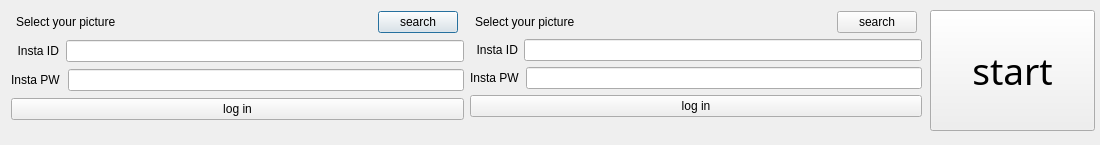
<?xml version="1.0" encoding="UTF-8"?>
<ui version="4.0">
 <class>Dialog</class>
 <widget class="QDialog" name="Dialog">
  <property name="geometry">
   <rect>
    <x>0</x>
    <y>0</y>
    <width>1100</width>
    <height>145</height>
   </rect>
  </property>
  <property name="sizePolicy">
   <sizepolicy hsizetype="Fixed" vsizetype="Fixed">
    <horstretch>0</horstretch>
    <verstretch>0</verstretch>
   </sizepolicy>
  </property>
  <property name="minimumSize">
   <size>
    <width>1100</width>
    <height>145</height>
   </size>
  </property>
  <property name="maximumSize">
   <size>
    <width>1100</width>
    <height>145</height>
   </size>
  </property>
  <property name="windowTitle">
   <string>Dialog</string>
  </property>
  <widget class="QWidget" name="layoutWidget">
   <property name="geometry">
    <rect>
     <x>11</x>
     <y>11</y>
     <width>911</width>
     <height>735</height>
    </rect>
   </property>
   <layout class="QHBoxLayout" name="horizontalLayout">
    <property name="bottomMargin">
     <number>100</number>
    </property>
    <item>
     <layout class="QHBoxLayout" name="player1_hori">
      <property name="spacing">
       <number>7</number>
      </property>
      <property name="bottomMargin">
       <number>0</number>
      </property>
      <item>
       <layout class="QVBoxLayout" name="player1_vert">
        <item>
         <layout class="QHBoxLayout" name="player1_picture_enroll">
          <item>
           <widget class="QLabel" name="player1_path">
            <property name="sizePolicy">
             <sizepolicy hsizetype="Fixed" vsizetype="Fixed">
              <horstretch>0</horstretch>
              <verstretch>0</verstretch>
             </sizepolicy>
            </property>
            <property name="maximumSize">
             <size>
              <width>350</width>
              <height>16777215</height>
             </size>
            </property>
            <property name="text">
             <string>Select your picture</string>
            </property>
           </widget>
          </item>
          <item>
           <widget class="QPushButton" name="player1_picture_search">
            <property name="sizePolicy">
             <sizepolicy hsizetype="Fixed" vsizetype="Fixed">
              <horstretch>0</horstretch>
              <verstretch>0</verstretch>
             </sizepolicy>
            </property>
            <property name="text">
             <string>search</string>
            </property>
           </widget>
          </item>
         </layout>
        </item>
        <item>
         <layout class="QHBoxLayout" name="horizontalLayout_3">
          <item>
           <widget class="QLabel" name="label_4">
            <property name="sizePolicy">
             <sizepolicy hsizetype="Preferred" vsizetype="Fixed">
              <horstretch>0</horstretch>
              <verstretch>0</verstretch>
             </sizepolicy>
            </property>
            <property name="text">
             <string>  Insta ID</string>
            </property>
           </widget>
          </item>
          <item>
           <widget class="QLineEdit" name="player1_id"/>
          </item>
         </layout>
        </item>
        <item>
         <layout class="QHBoxLayout" name="horizontalLayout_4">
          <item>
           <widget class="QLabel" name="label_5">
            <property name="sizePolicy">
             <sizepolicy hsizetype="Preferred" vsizetype="Fixed">
              <horstretch>0</horstretch>
              <verstretch>0</verstretch>
             </sizepolicy>
            </property>
            <property name="text">
             <string>Insta PW</string>
            </property>
           </widget>
          </item>
          <item>
           <widget class="QLineEdit" name="player1_pw"/>
          </item>
         </layout>
        </item>
        <item>
         <widget class="QPushButton" name="player1_login_button">
          <property name="text">
           <string>log in</string>
          </property>
         </widget>
        </item>
        <item>
         <spacer name="verticalSpacer">
          <property name="orientation">
           <enum>Qt::Vertical</enum>
          </property>
          <property name="sizeHint" stdset="0">
           <size>
            <width>20</width>
            <height>40</height>
           </size>
          </property>
         </spacer>
        </item>
       </layout>
      </item>
     </layout>
    </item>
    <item>
     <layout class="QHBoxLayout" name="player2_hori">
      <item>
       <layout class="QVBoxLayout" name="player2_vert">
        <item>
         <layout class="QHBoxLayout" name="player2_picture_enroll">
          <property name="spacing">
           <number>7</number>
          </property>
          <property name="sizeConstraint">
           <enum>QLayout::SetDefaultConstraint</enum>
          </property>
          <item>
           <widget class="QLabel" name="player2_path">
            <property name="sizePolicy">
             <sizepolicy hsizetype="Fixed" vsizetype="Fixed">
              <horstretch>0</horstretch>
              <verstretch>0</verstretch>
             </sizepolicy>
            </property>
            <property name="maximumSize">
             <size>
              <width>350</width>
              <height>16777215</height>
             </size>
            </property>
            <property name="text">
             <string>Select your picture</string>
            </property>
           </widget>
          </item>
          <item>
           <widget class="QPushButton" name="player2_picture_search">
            <property name="sizePolicy">
             <sizepolicy hsizetype="Fixed" vsizetype="Fixed">
              <horstretch>0</horstretch>
              <verstretch>0</verstretch>
             </sizepolicy>
            </property>
            <property name="text">
             <string>search</string>
            </property>
           </widget>
          </item>
         </layout>
        </item>
        <item>
         <layout class="QHBoxLayout" name="horizontalLayout_6">
          <item>
           <widget class="QLabel" name="label_7">
            <property name="sizePolicy">
             <sizepolicy hsizetype="Preferred" vsizetype="Fixed">
              <horstretch>0</horstretch>
              <verstretch>0</verstretch>
             </sizepolicy>
            </property>
            <property name="text">
             <string>  Insta ID</string>
            </property>
           </widget>
          </item>
          <item>
           <widget class="QLineEdit" name="player2_id"/>
          </item>
         </layout>
        </item>
        <item>
         <layout class="QHBoxLayout" name="horizontalLayout_7">
          <item>
           <widget class="QLabel" name="label_8">
            <property name="sizePolicy">
             <sizepolicy hsizetype="Preferred" vsizetype="Fixed">
              <horstretch>0</horstretch>
              <verstretch>0</verstretch>
             </sizepolicy>
            </property>
            <property name="text">
             <string>Insta PW</string>
            </property>
           </widget>
          </item>
          <item>
           <widget class="QLineEdit" name="player2_pw"/>
          </item>
         </layout>
        </item>
        <item>
         <widget class="QPushButton" name="player2_login_button">
          <property name="text">
           <string>log in</string>
          </property>
         </widget>
        </item>
        <item>
         <spacer name="verticalSpacer_2">
          <property name="orientation">
           <enum>Qt::Vertical</enum>
          </property>
          <property name="sizeHint" stdset="0">
           <size>
            <width>20</width>
            <height>40</height>
           </size>
          </property>
         </spacer>
        </item>
       </layout>
      </item>
     </layout>
    </item>
   </layout>
  </widget>
  <widget class="QPushButton" name="startbutton">
   <property name="geometry">
    <rect>
     <x>930</x>
     <y>10</y>
     <width>165</width>
     <height>121</height>
    </rect>
   </property>
   <property name="sizePolicy">
    <sizepolicy hsizetype="Fixed" vsizetype="Fixed">
     <horstretch>0</horstretch>
     <verstretch>0</verstretch>
    </sizepolicy>
   </property>
   <property name="minimumSize">
    <size>
     <width>165</width>
     <height>0</height>
    </size>
   </property>
   <property name="font">
    <font>
     <family>KBIZgo B</family>
     <pointsize>28</pointsize>
    </font>
   </property>
   <property name="text">
    <string>start</string>
   </property>
  </widget>
 </widget>
 <resources/>
 <connections/>
 <slots>
  <slot>OpenFileBrowser()</slot>
 </slots>
</ui>
